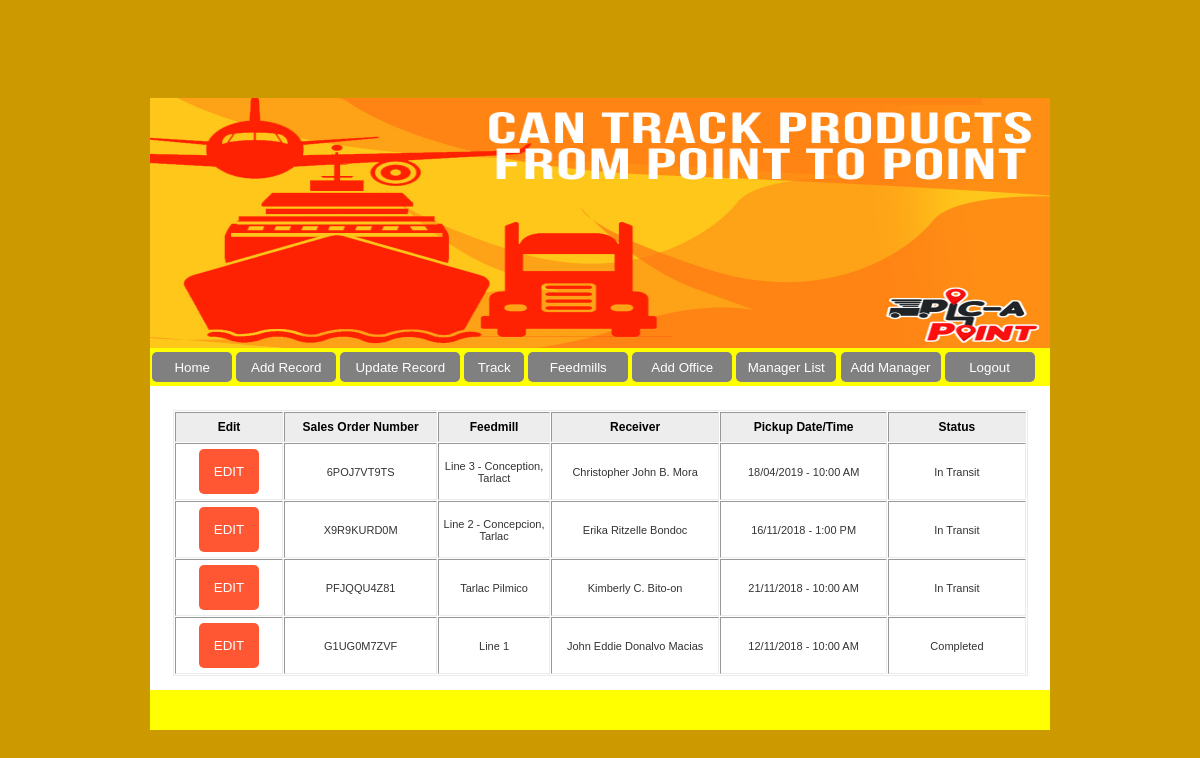
Screenshot of /product_list.php (signed in) with the database file from the repository.
### tables this page shows
CREATE TABLE `tbl_picapoint` (
  `cid` int(10) NOT NULL,
  `cons_no` varchar(20) NOT NULL,
  `ship_name` varchar(100) NOT NULL,
  `phone` varchar(12) NOT NULL,
  `s_add` varchar(200) NOT NULL,
  `rev_name` varchar(100) NOT NULL,
  `r_phone` varchar(12) NOT NULL,
  `r_add` varchar(200) NOT NULL,
  `type` varchar(40) NOT NULL,
  `weight` double NOT NULL,
  `invice_no` varchar(20) NOT NULL,
  `qty` int(10) NOT NULL,
  `book_mode` varchar(20) NOT NULL,
  `freight` double NOT NULL,
  `mode` varchar(20) NOT NULL,
  `pick_date` varchar(20) NOT NULL,
  `pick_time` varchar(10) NOT NULL,
  `status` varchar(20) NOT NULL,
  `comments` varchar(250) NOT NULL,
  `book_date` date NOT NULL
);

### database.php (called while the page is built, shortened)
<?php
function dbQuery($sql)
{
	$result = mysql_query($sql) or die(mysql_error());
	return $result;
}
function dbFetchAssoc($result)
{
	return mysql_fetch_assoc($result);
}
?>

### product_list.php (the view, shortened to what this page needs)
<?php
require_once('database.php');
$sql = "SELECT cid, cons_no, ship_name, rev_name, pick_date, pick_time, status
		FROM tbl_picapoint
		WHERE status != 'Delivered'
		ORDER BY cid DESC
		LIMIT 0, 20";
$result = dbQuery($sql);
?>
<!DOCTYPE html PUBLIC "-//W3C//DTD HTML 4.01 Transitional//EN" "http://www.w3.org/TR/html4/loose.dtd">
<html><head>
<link href="css/mystyle.css" rel="stylesheet" type="text/css">
<link href="css/style.css" rel="stylesheet" type="text/css">
</head>
<br>
<br>
<br>
<br>
<br>
<br>
<br>
<body style="background-color: #cc9900">
<table border="0" cellpadding="0" cellspacing="0" align="center" width="900">
  <tbody><tr>
    <td width="900">
<?php include("header.php"); ?>
  <tr>
    <td bgcolor="#FFFFFF">
<table border="0" align="center" width="80%">
    <tbody><tr>
      <td class="LargeBlue" bgcolor="#FFFFFF" align="left">&nbsp;</td>
    </tr>
  </tbody></table>
  <table border="0" cellpadding="1" cellspacing="1" align="center" width="95%">
    <tbody>
	<tr>
    <td>
	</td>
    </tr>
  </tbody></table>
  <table class="blackbox" border="1" cellpadding="1" cellspacing="1" align="center" width="95%">
    <tbody><tr class="BoldRED" bgcolor="#FFFFFF" style="height:30px;">
      <th class="newtext" bgcolor="#EDEDED" width="6%"><div align="center">Edit</div></th>
      <th class="newtext" bgcolor="#EDEDED" width="10%"><div align="center">Sales Order Number </div></th>
      <th class="newtext" bgcolor="#EDEDED" width="7%"><div align="center">Feedmill</div></th>
      <th class="newtext" bgcolor="#EDEDED" width="11%"><div align="center">Receiver</div></th>
      <th class="newtext" bgcolor="#EDEDED" width="11%"><div align="center">Pickup Date/Time</div></th>
      <th class="newtext" bgcolor="#EDEDED" width="9%"><div align="center">Status</div></th>
    </tr>
	<?php
	while($data = dbFetchAssoc($result)){
	extract($data);
	?>
      <tr onMouseOver="this.bgColor='gold';" onMouseOut="this.bgColor='#FFFFFF';" bgcolor="#FFFFFF">
      <td class="gentxt" align="center">
	  <a href="edit_product.php?cid=<?php echo $cid; ?>">
	  <button style="background-color: #FF5733;
				    border: none;
				    color: white;
				    padding: 15px;
				    text-align: center;
				    text-decoration: none;
				    display: inline-block;
				    margin: 4px 2px;
				    border-radius: 5px;
				    cursor: pointer;">EDIT
				</button>
	</a>
	  </td>
      <td class="gentxt"><div align="center"><?php echo $cons_no; ?></div></td>
      <td class="gentxt"><div align="center"><?php echo $ship_name; ?></div></td>
      <td class="gentxt"><div align="center"><?php echo $rev_name; ?></div></td>
      <td class="gentxt"><div align="center"><?php echo $pick_date; ?> - <?php echo $pick_time; ?></div></td>
      <td class="gentxt"><div align="center"><?php echo $status; ?></div></td>
    </tr>
    <?php
	}
	?>
	  </tbody></table>
  <br>
    </td>
  </tr>
  <tr>
    <td><table border="0" cellpadding="0" cellspacing="0" align="center" width="900">
  <tbody><tr>
    <td bgcolor="yellow" height="40" width="476">&nbsp;</td>
    <td bgcolor="yellow" width="304"><div align="right"></div></td>
  </tr>
</tbody></table>
</td>
  </tr>
</body></html>

### header.php (shortened to what this page needs)
<link href="css/header.css" rel="stylesheet" type="text/css">
</head>
<body>
<table border="0" cellpadding="0" cellspacing="0" align="center" width="900">
  <tbody>
  <tr>
    <td>
<table border="0" cellpadding="0" cellspacing="0" width="900">
<tbody><tr>
<td colspan="15">
<img src="images/header1.jpg" height="250" width="900"></td>
</tr>
<tr bgcolor="yellow">
<td width="76"><div class="lowerstyle" align="center">
<a href="admin.php">
  <button style ="background-color: gray;
   border: none;
   border-radius: 5px;
   cursor: pointer;
    color: white;
    width: 80px;
    height:30px;
    text-align: center;
    text-decoration: none;
    display: inline-block;
    margin: 4px 2px;
  ">Home</button>
</a> </div></td>
<td height="30" width="83">
<div class="lowerstyle" align="center">
  <a href="add_record.php">
  <button style ="background-color: gray;
   border: none;
   border-radius: 5px;
   cursor: pointer;
    color: white;
    width: 100px;
    height:30px;
    text-align: center;
    text-decoration: none;
    display: inline-block;
    margin: 4px 2px;
  ">Add Record</button>
  </a></div></td>
<td height="30" width="74">
<div class="lowerstyle" align="center">
<a href="product_list.php"><button style ="background-color: gray;
   border: none;
   border-radius: 5px;
   cursor: pointer;
    color: white;
    width: 120px;
    height:30px;
    text-align: center;
    text-decoration: none;
    display: inline-block;
    margin: 4px 2px;
  ">Update Record</button>  </a></div></td>
<td width="60"><div class="lowerstyle" align="center">
  <div align="center">
  <a href="track_product.php">
  <button style ="background-color: gray;
   border: none;
   border-radius: 5px;
   cursor: pointer;
    color: white;
    width: 60px;
    height:30px;
    text-align: center;
    text-decoration: none;
    display: inline-block;
    margin: 4px 2px;
  ">Track</button>
  </a></div>
</div></td>
<td height="30" width="83">
<div class="lowerstyle" align="center">
<a href="feedmill_list.php">
<button style ="background-color: gray;
   border: none;
   border-radius: 5px;
   cursor: pointer;
    color: white;
    width: 100px;
    height:30px;
    text-align: center;
    text-decoration: none;
    display: inline-block;
    margin: 4px 2px;
  ">Feedmills</button>
</a> </div></td>
<td height="30" width="83">
<div class="lowerstyle" align="center">
<a href="add_office.php">
<button style ="background-color: gray;
   border: none;
   border-radius: 5px;
   cursor: pointer;
    color: white;
    width: 100px;
    height:30px;
    text-align: center;
    text-decoration: none;
    display: inline-block;
    margin: 4px 2px;
  ">Add Office</button>
</a> </div></td>
<td height="30" width="83">
<div class="lowerstyle" align="center">
<a href="manager_list.php">
<button style ="background-color: gray;
   border: none;
   border-radius: 5px;
   cursor: pointer;
    color: white;
    width: 100px;
    height:30px;
    text-align: center;
    text-decoration: none;
    display: inline-block;
    margin: 4px 2px;
  ">Manager List</button>
</a> </div></td>
<td height="30" width="83">
<div class="lowerstyle" align="center">
<a href="add_new_officer.php">
<button style ="background-color: gray;
   border: none;
   border-radius: 5px;
   cursor: pointer;
    color: white;
    width: 100px;
    height:30px;
    text-align: center;
    text-decoration: none;
    display: inline-block;
    margin: 4px 2px;
  ">Add Manager</button>
</a> </div></td>
<td height="30" width="80">
<div class="lowerstyle" align="center">
<a href="process.php?action=logOut">
<button style ="background-color: gray;
   border: none;
   border-radius: 5px;
   cursor: pointer;
    color: white;
    width: 90px;
    height:30px;
    text-align: center;
    text-decoration: none;
    display: inline-block;
    margin: 4px 2px;
  ">Logout</button>
</a> </div></td>
<td width="71"><div class="lowerstyle" align="center"><a href="#"></a> </div></td>
<td height="30" width="80">
</td>
</tr>
</tbody></table>
</body>
</html>

### css/mystyle.css (style rules this page uses)
.blackbox { border: 1px solid #EBEBEB; padding: 0px; }
body { font-family:Verdana, Arial, Helvetica, sans-serif; font-size:12px; background-color: #cc9900; }
.lowerstyle { font-family: Verdana, Arial, Helvetica, sans-serif; font-size: 11px; color: #FFFFFF; }
.lowerstyle a { font-family: Verdana, Arial, Helvetica, sans-serif; font-size: 11px; color: #FFFFFF; text-decoration:none; }
.gentxt { FONT-SIZE: 11px; TEXT-TRANSFORM: none; COLOR: #333333; FONT-STYLE: normal; FONT-FAMILY: Verdana, Arial; TEXT-DECORATION: none; }
.newtext { font-family: sans-serif, arial, helvetica; font-size:12px; color:#000000; }

### css/style.css (style rules this page uses)
html, body { height: 100%; margin: 0; padding: 0; }
table { font-size: 12px; }

### rows the page displays
tbl_picapoint: cons_no "6POJ7VT9TS", ship_name "Line 3 - Conception, Tarlact", rev_name "Christopher John B. Mora", pick_date "18/04/2019", pick_time "10:00 AM", status "In Transit"
tbl_picapoint: cons_no "X9R9KURD0M", ship_name "Line 2 - Concepcion, Tarlac", rev_name "Erika Ritzelle Bondoc", pick_date "16/11/2018", pick_time "1:00 PM", status "In Transit"
tbl_picapoint: cons_no "PFJQQU4Z81", ship_name "Tarlac Pilmico", rev_name "Kimberly C. Bito-on", pick_date "21/11/2018", pick_time "10:00 AM", status "In Transit"
tbl_picapoint: cons_no "G1UG0M7ZVF", ship_name "Line 1", rev_name "John Eddie Donalvo Macias", pick_date "12/11/2018", pick_time "10:00 AM", status "Completed"
